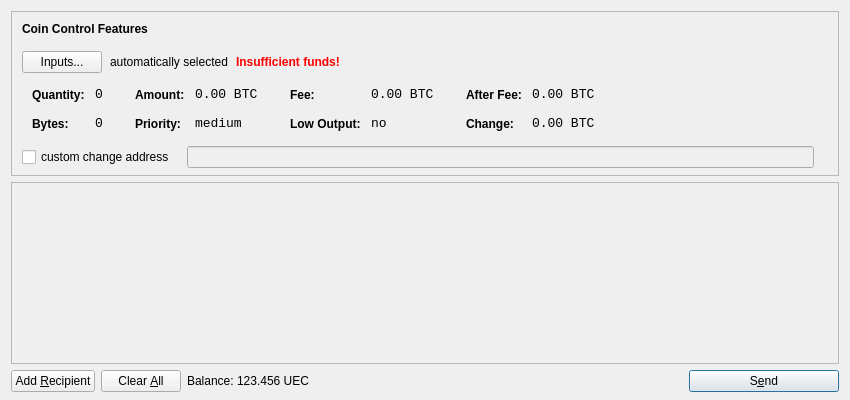
<?xml version="1.0" encoding="UTF-8"?>
<ui version="4.0">
 <class>SendCoinsDialog</class>
 <widget class="QDialog" name="SendCoinsDialog">
  <property name="geometry">
   <rect>
    <x>0</x>
    <y>0</y>
    <width>850</width>
    <height>400</height>
   </rect>
  </property>
  <property name="windowTitle">
   <string>Send Coins</string>
  </property>
  <layout class="QVBoxLayout" name="verticalLayout" stretch="0,1,0">
   <property name="bottomMargin">
    <number>8</number>
   </property>
   <item>
    <widget class="QFrame" name="frameCoinControl">
     <property name="sizePolicy">
      <sizepolicy hsizetype="Expanding" vsizetype="Expanding">
       <horstretch>0</horstretch>
       <verstretch>0</verstretch>
      </sizepolicy>
     </property>
     <property name="maximumSize">
      <size>
       <width>16777215</width>
       <height>16777215</height>
      </size>
     </property>
     <property name="frameShape">
      <enum>QFrame::StyledPanel</enum>
     </property>
     <property name="frameShadow">
      <enum>QFrame::Sunken</enum>
     </property>
     <layout class="QVBoxLayout" name="verticalLayoutCoinControl2">
      <property name="spacing">
       <number>-1</number>
      </property>
      <property name="leftMargin">
       <number>0</number>
      </property>
      <property name="topMargin">
       <number>0</number>
      </property>
      <property name="rightMargin">
       <number>0</number>
      </property>
      <property name="bottomMargin">
       <number>6</number>
      </property>
      <item>
       <layout class="QVBoxLayout" name="verticalLayoutCoinControl" stretch="0,0,0,0,1">
        <property name="spacing">
         <number>0</number>
        </property>
        <property name="leftMargin">
         <number>10</number>
        </property>
        <property name="topMargin">
         <number>10</number>
        </property>
        <item>
         <layout class="QHBoxLayout" name="horizontalLayoutCoinControl1">
          <property name="bottomMargin">
           <number>15</number>
          </property>
          <item>
           <widget class="QLabel" name="labelCoinControlFeatures">
            <property name="sizePolicy">
             <sizepolicy hsizetype="Preferred" vsizetype="Maximum">
              <horstretch>0</horstretch>
              <verstretch>0</verstretch>
             </sizepolicy>
            </property>
            <property name="font">
             <font>
              <weight>75</weight>
              <bold>true</bold>
             </font>
            </property>
            <property name="styleSheet">
             <string notr="true">font-weight:bold;</string>
            </property>
            <property name="text">
             <string>Coin Control Features</string>
            </property>
           </widget>
          </item>
         </layout>
        </item>
        <item>
         <layout class="QHBoxLayout" name="horizontalLayoutCoinControl2" stretch="0,0,0,0">
          <property name="spacing">
           <number>8</number>
          </property>
          <property name="bottomMargin">
           <number>10</number>
          </property>
          <item>
           <widget class="QPushButton" name="pushButtonCoinControl">
            <property name="styleSheet">
             <string notr="true"/>
            </property>
            <property name="text">
             <string>Inputs...</string>
            </property>
           </widget>
          </item>
          <item>
           <widget class="QLabel" name="labelCoinControlAutomaticallySelected">
            <property name="text">
             <string>automatically selected</string>
            </property>
            <property name="margin">
             <number>5</number>
            </property>
           </widget>
          </item>
          <item>
           <widget class="QLabel" name="labelCoinControlInsuffFunds">
            <property name="font">
             <font>
              <weight>75</weight>
              <bold>true</bold>
             </font>
            </property>
            <property name="styleSheet">
             <string notr="true">color:red;font-weight:bold;</string>
            </property>
            <property name="text">
             <string>Insufficient funds!</string>
            </property>
            <property name="margin">
             <number>5</number>
            </property>
           </widget>
          </item>
          <item>
           <spacer name="horizontalSpacerCoinControl">
            <property name="orientation">
             <enum>Qt::Horizontal</enum>
            </property>
            <property name="sizeHint" stdset="0">
             <size>
              <width>40</width>
              <height>1</height>
             </size>
            </property>
           </spacer>
          </item>
         </layout>
        </item>
        <item>
         <widget class="QWidget" name="widgetCoinControl" native="true">
          <property name="sizePolicy">
           <sizepolicy hsizetype="Preferred" vsizetype="Preferred">
            <horstretch>0</horstretch>
            <verstretch>0</verstretch>
           </sizepolicy>
          </property>
          <property name="minimumSize">
           <size>
            <width>0</width>
            <height>0</height>
           </size>
          </property>
          <property name="styleSheet">
           <string notr="true"/>
          </property>
          <layout class="QHBoxLayout" name="horizontalLayoutCoinControl5">
           <property name="margin">
            <number>0</number>
           </property>
           <item>
            <layout class="QHBoxLayout" name="horizontalLayoutCoinControl3" stretch="0,0,0,1">
             <property name="spacing">
              <number>20</number>
             </property>
             <property name="topMargin">
              <number>0</number>
             </property>
             <property name="bottomMargin">
              <number>10</number>
             </property>
             <item>
              <layout class="QFormLayout" name="formLayoutCoinControl1">
               <property name="horizontalSpacing">
                <number>10</number>
               </property>
               <property name="verticalSpacing">
                <number>14</number>
               </property>
               <property name="leftMargin">
                <number>10</number>
               </property>
               <property name="topMargin">
                <number>4</number>
               </property>
               <property name="rightMargin">
                <number>6</number>
               </property>
               <item row="0" column="0">
                <widget class="QLabel" name="labelCoinControlQuantityText">
                 <property name="styleSheet">
                  <string notr="true">font-weight:bold;</string>
                 </property>
                 <property name="text">
                  <string>Quantity:</string>
                 </property>
                 <property name="margin">
                  <number>0</number>
                 </property>
                </widget>
               </item>
               <item row="0" column="1">
                <widget class="QLabel" name="labelCoinControlQuantity">
                 <property name="font">
                  <font>
                   <family>Monospace</family>
                   <pointsize>10</pointsize>
                  </font>
                 </property>
                 <property name="cursor">
                  <cursorShape>IBeamCursor</cursorShape>
                 </property>
                 <property name="contextMenuPolicy">
                  <enum>Qt::ActionsContextMenu</enum>
                 </property>
                 <property name="text">
                  <string notr="true">0</string>
                 </property>
                 <property name="margin">
                  <number>0</number>
                 </property>
                 <property name="textInteractionFlags">
                  <set>Qt::LinksAccessibleByMouse|Qt::TextSelectableByKeyboard|Qt::TextSelectableByMouse</set>
                 </property>
                </widget>
               </item>
               <item row="1" column="0">
                <widget class="QLabel" name="labelCoinControlBytesText">
                 <property name="styleSheet">
                  <string notr="true">font-weight:bold;</string>
                 </property>
                 <property name="text">
                  <string>Bytes:</string>
                 </property>
                </widget>
               </item>
               <item row="1" column="1">
                <widget class="QLabel" name="labelCoinControlBytes">
                 <property name="font">
                  <font>
                   <family>Monospace</family>
                   <pointsize>10</pointsize>
                  </font>
                 </property>
                 <property name="cursor">
                  <cursorShape>IBeamCursor</cursorShape>
                 </property>
                 <property name="contextMenuPolicy">
                  <enum>Qt::ActionsContextMenu</enum>
                 </property>
                 <property name="text">
                  <string notr="true">0</string>
                 </property>
                 <property name="textInteractionFlags">
                  <set>Qt::LinksAccessibleByMouse|Qt::TextSelectableByKeyboard|Qt::TextSelectableByMouse</set>
                 </property>
                </widget>
               </item>
              </layout>
             </item>
             <item>
              <layout class="QFormLayout" name="formLayoutCoinControl2">
               <property name="horizontalSpacing">
                <number>10</number>
               </property>
               <property name="verticalSpacing">
                <number>14</number>
               </property>
               <property name="leftMargin">
                <number>6</number>
               </property>
               <property name="topMargin">
                <number>4</number>
               </property>
               <property name="rightMargin">
                <number>6</number>
               </property>
               <item row="0" column="0">
                <widget class="QLabel" name="labelCoinControlAmountText">
                 <property name="styleSheet">
                  <string notr="true">font-weight:bold;</string>
                 </property>
                 <property name="text">
                  <string>Amount:</string>
                 </property>
                 <property name="margin">
                  <number>0</number>
                 </property>
                </widget>
               </item>
               <item row="0" column="1">
                <widget class="QLabel" name="labelCoinControlAmount">
                 <property name="font">
                  <font>
                   <family>Monospace</family>
                   <pointsize>10</pointsize>
                  </font>
                 </property>
                 <property name="cursor">
                  <cursorShape>IBeamCursor</cursorShape>
                 </property>
                 <property name="contextMenuPolicy">
                  <enum>Qt::ActionsContextMenu</enum>
                 </property>
                 <property name="text">
                  <string notr="true">0.00 BTC</string>
                 </property>
                 <property name="textInteractionFlags">
                  <set>Qt::LinksAccessibleByMouse|Qt::TextSelectableByKeyboard|Qt::TextSelectableByMouse</set>
                 </property>
                </widget>
               </item>
               <item row="1" column="0">
                <widget class="QLabel" name="labelCoinControlPriorityText">
                 <property name="styleSheet">
                  <string notr="true">font-weight:bold;</string>
                 </property>
                 <property name="text">
                  <string>Priority:</string>
                 </property>
                </widget>
               </item>
               <item row="1" column="1">
                <widget class="QLabel" name="labelCoinControlPriority">
                 <property name="font">
                  <font>
                   <family>Monospace</family>
                   <pointsize>10</pointsize>
                  </font>
                 </property>
                 <property name="cursor">
                  <cursorShape>IBeamCursor</cursorShape>
                 </property>
                 <property name="contextMenuPolicy">
                  <enum>Qt::ActionsContextMenu</enum>
                 </property>
                 <property name="text">
                  <string>medium</string>
                 </property>
                 <property name="textInteractionFlags">
                  <set>Qt::LinksAccessibleByMouse|Qt::TextSelectableByKeyboard|Qt::TextSelectableByMouse</set>
                 </property>
                </widget>
               </item>
              </layout>
             </item>
             <item>
              <layout class="QFormLayout" name="formLayoutCoinControl3">
               <property name="horizontalSpacing">
                <number>10</number>
               </property>
               <property name="verticalSpacing">
                <number>14</number>
               </property>
               <property name="leftMargin">
                <number>6</number>
               </property>
               <property name="topMargin">
                <number>4</number>
               </property>
               <property name="rightMargin">
                <number>6</number>
               </property>
               <item row="0" column="0">
                <widget class="QLabel" name="labelCoinControlFeeText">
                 <property name="styleSheet">
                  <string notr="true">font-weight:bold;</string>
                 </property>
                 <property name="text">
                  <string>Fee:</string>
                 </property>
                 <property name="margin">
                  <number>0</number>
                 </property>
                </widget>
               </item>
               <item row="0" column="1">
                <widget class="QLabel" name="labelCoinControlFee">
                 <property name="font">
                  <font>
                   <family>Monospace</family>
                   <pointsize>10</pointsize>
                  </font>
                 </property>
                 <property name="cursor">
                  <cursorShape>IBeamCursor</cursorShape>
                 </property>
                 <property name="contextMenuPolicy">
                  <enum>Qt::ActionsContextMenu</enum>
                 </property>
                 <property name="text">
                  <string notr="true">0.00 BTC</string>
                 </property>
                 <property name="textInteractionFlags">
                  <set>Qt::LinksAccessibleByMouse|Qt::TextSelectableByKeyboard|Qt::TextSelectableByMouse</set>
                 </property>
                </widget>
               </item>
               <item row="1" column="0">
                <widget class="QLabel" name="labelCoinControlLowOutputText">
                 <property name="styleSheet">
                  <string notr="true">font-weight:bold;</string>
                 </property>
                 <property name="text">
                  <string>Low Output:</string>
                 </property>
                </widget>
               </item>
               <item row="1" column="1">
                <widget class="QLabel" name="labelCoinControlLowOutput">
                 <property name="font">
                  <font>
                   <family>Monospace</family>
                   <pointsize>10</pointsize>
                  </font>
                 </property>
                 <property name="cursor">
                  <cursorShape>IBeamCursor</cursorShape>
                 </property>
                 <property name="contextMenuPolicy">
                  <enum>Qt::ActionsContextMenu</enum>
                 </property>
                 <property name="text">
                  <string>no</string>
                 </property>
                 <property name="textInteractionFlags">
                  <set>Qt::LinksAccessibleByMouse|Qt::TextSelectableByKeyboard|Qt::TextSelectableByMouse</set>
                 </property>
                </widget>
               </item>
              </layout>
             </item>
             <item>
              <layout class="QFormLayout" name="formLayoutCoinControl4">
               <property name="horizontalSpacing">
                <number>10</number>
               </property>
               <property name="verticalSpacing">
                <number>14</number>
               </property>
               <property name="leftMargin">
                <number>6</number>
               </property>
               <property name="topMargin">
                <number>4</number>
               </property>
               <property name="rightMargin">
                <number>6</number>
               </property>
               <item row="0" column="0">
                <widget class="QLabel" name="labelCoinControlAfterFeeText">
                 <property name="styleSheet">
                  <string notr="true">font-weight:bold;</string>
                 </property>
                 <property name="text">
                  <string>After Fee:</string>
                 </property>
                 <property name="margin">
                  <number>0</number>
                 </property>
                </widget>
               </item>
               <item row="0" column="1">
                <widget class="QLabel" name="labelCoinControlAfterFee">
                 <property name="font">
                  <font>
                   <family>Monospace</family>
                   <pointsize>10</pointsize>
                  </font>
                 </property>
                 <property name="cursor">
                  <cursorShape>IBeamCursor</cursorShape>
                 </property>
                 <property name="contextMenuPolicy">
                  <enum>Qt::ActionsContextMenu</enum>
                 </property>
                 <property name="text">
                  <string notr="true">0.00 BTC</string>
                 </property>
                 <property name="textInteractionFlags">
                  <set>Qt::LinksAccessibleByMouse|Qt::TextSelectableByKeyboard|Qt::TextSelectableByMouse</set>
                 </property>
                </widget>
               </item>
               <item row="1" column="0">
                <widget class="QLabel" name="labelCoinControlChangeText">
                 <property name="styleSheet">
                  <string notr="true">font-weight:bold;</string>
                 </property>
                 <property name="text">
                  <string>Change:</string>
                 </property>
                </widget>
               </item>
               <item row="1" column="1">
                <widget class="QLabel" name="labelCoinControlChange">
                 <property name="font">
                  <font>
                   <family>Monospace</family>
                   <pointsize>10</pointsize>
                  </font>
                 </property>
                 <property name="cursor">
                  <cursorShape>IBeamCursor</cursorShape>
                 </property>
                 <property name="contextMenuPolicy">
                  <enum>Qt::ActionsContextMenu</enum>
                 </property>
                 <property name="text">
                  <string notr="true">0.00 BTC</string>
                 </property>
                 <property name="textInteractionFlags">
                  <set>Qt::LinksAccessibleByMouse|Qt::TextSelectableByKeyboard|Qt::TextSelectableByMouse</set>
                 </property>
                </widget>
               </item>
              </layout>
             </item>
            </layout>
           </item>
          </layout>
         </widget>
        </item>
        <item>
         <layout class="QHBoxLayout" name="horizontalLayoutCoinControl4" stretch="0,0,0">
          <property name="spacing">
           <number>12</number>
          </property>
          <property name="sizeConstraint">
           <enum>QLayout::SetDefaultConstraint</enum>
          </property>
          <property name="topMargin">
           <number>5</number>
          </property>
          <property name="rightMargin">
           <number>5</number>
          </property>
          <item>
           <widget class="QCheckBox" name="checkBoxCoinControlChange">
            <property name="text">
             <string>custom change address</string>
            </property>
           </widget>
          </item>
          <item>
           <widget class="QLineEdit" name="lineEditCoinControlChange">
            <property name="enabled">
             <bool>false</bool>
            </property>
            <property name="sizePolicy">
             <sizepolicy hsizetype="Expanding" vsizetype="Fixed">
              <horstretch>0</horstretch>
              <verstretch>0</verstretch>
             </sizepolicy>
            </property>
           </widget>
          </item>
          <item>
           <widget class="QLabel" name="labelCoinControlChangeLabel">
            <property name="sizePolicy">
             <sizepolicy hsizetype="Preferred" vsizetype="Expanding">
              <horstretch>0</horstretch>
              <verstretch>0</verstretch>
             </sizepolicy>
            </property>
            <property name="minimumSize">
             <size>
              <width>0</width>
              <height>0</height>
             </size>
            </property>
            <property name="text">
             <string/>
            </property>
            <property name="margin">
             <number>3</number>
            </property>
           </widget>
          </item>
         </layout>
        </item>
        <item>
         <spacer name="verticalSpacerCoinControl">
          <property name="orientation">
           <enum>Qt::Vertical</enum>
          </property>
          <property name="sizeHint" stdset="0">
           <size>
            <width>800</width>
            <height>1</height>
           </size>
          </property>
         </spacer>
        </item>
       </layout>
      </item>
     </layout>
    </widget>
   </item>
   <item>
    <widget class="QScrollArea" name="scrollArea">
     <property name="widgetResizable">
      <bool>true</bool>
     </property>
     <widget class="QWidget" name="scrollAreaWidgetContents">
      <property name="geometry">
       <rect>
        <x>0</x>
        <y>0</y>
        <width>830</width>
        <height>165</height>
       </rect>
      </property>
      <layout class="QVBoxLayout" name="verticalLayout_2">
       <property name="margin">
        <number>0</number>
       </property>
       <item>
        <layout class="QVBoxLayout" name="entries">
         <property name="spacing">
          <number>6</number>
         </property>
        </layout>
       </item>
       <item>
        <spacer name="verticalSpacer">
         <property name="orientation">
          <enum>Qt::Vertical</enum>
         </property>
         <property name="sizeHint" stdset="0">
          <size>
           <width>20</width>
           <height>40</height>
          </size>
         </property>
        </spacer>
       </item>
      </layout>
     </widget>
    </widget>
   </item>
   <item>
    <layout class="QHBoxLayout" name="horizontalLayout">
     <item>
      <widget class="QPushButton" name="addButton">
       <property name="toolTip">
        <string>Send to multiple recipients at once</string>
       </property>
       <property name="text">
        <string>Add &amp;Recipient</string>
       </property>
       <property name="icon">
        <iconset resource="../bitcoin.qrc">
         <normaloff>:/icons/add</normaloff>:/icons/add</iconset>
       </property>
       <property name="autoDefault">
        <bool>false</bool>
       </property>
      </widget>
     </item>
     <item>
      <widget class="QPushButton" name="clearButton">
       <property name="sizePolicy">
        <sizepolicy hsizetype="Minimum" vsizetype="Fixed">
         <horstretch>0</horstretch>
         <verstretch>0</verstretch>
        </sizepolicy>
       </property>
       <property name="toolTip">
        <string>Remove all transaction fields</string>
       </property>
       <property name="text">
        <string>Clear &amp;All</string>
       </property>
       <property name="icon">
        <iconset resource="../bitcoin.qrc">
         <normaloff>:/icons/remove</normaloff>:/icons/remove</iconset>
       </property>
       <property name="autoRepeatDelay">
        <number>300</number>
       </property>
       <property name="autoDefault">
        <bool>false</bool>
       </property>
      </widget>
     </item>
     <item>
      <layout class="QHBoxLayout" name="horizontalLayout_2">
       <property name="spacing">
        <number>3</number>
       </property>
       <item>
        <widget class="QLabel" name="label">
         <property name="text">
          <string>Balance:</string>
         </property>
        </widget>
       </item>
       <item>
        <widget class="QLabel" name="labelBalance">
         <property name="cursor">
          <cursorShape>IBeamCursor</cursorShape>
         </property>
         <property name="text">
          <string>123.456 UEC</string>
         </property>
         <property name="textInteractionFlags">
          <set>Qt::LinksAccessibleByMouse|Qt::TextSelectableByKeyboard|Qt::TextSelectableByMouse</set>
         </property>
        </widget>
       </item>
      </layout>
     </item>
     <item>
      <spacer name="horizontalSpacer">
       <property name="orientation">
        <enum>Qt::Horizontal</enum>
       </property>
       <property name="sizeHint" stdset="0">
        <size>
         <width>40</width>
         <height>20</height>
        </size>
       </property>
      </spacer>
     </item>
     <item>
      <widget class="QPushButton" name="sendButton">
       <property name="minimumSize">
        <size>
         <width>150</width>
         <height>0</height>
        </size>
       </property>
       <property name="toolTip">
        <string>Confirm the send action</string>
       </property>
       <property name="text">
        <string>S&amp;end</string>
       </property>
       <property name="icon">
        <iconset resource="../bitcoin.qrc">
         <normaloff>:/icons/send</normaloff>:/icons/send</iconset>
       </property>
       <property name="default">
        <bool>true</bool>
       </property>
      </widget>
     </item>
    </layout>
   </item>
  </layout>
 </widget>
 <resources>
  <include location="../bitcoin.qrc"/>
 </resources>
 <connections/>
</ui>
